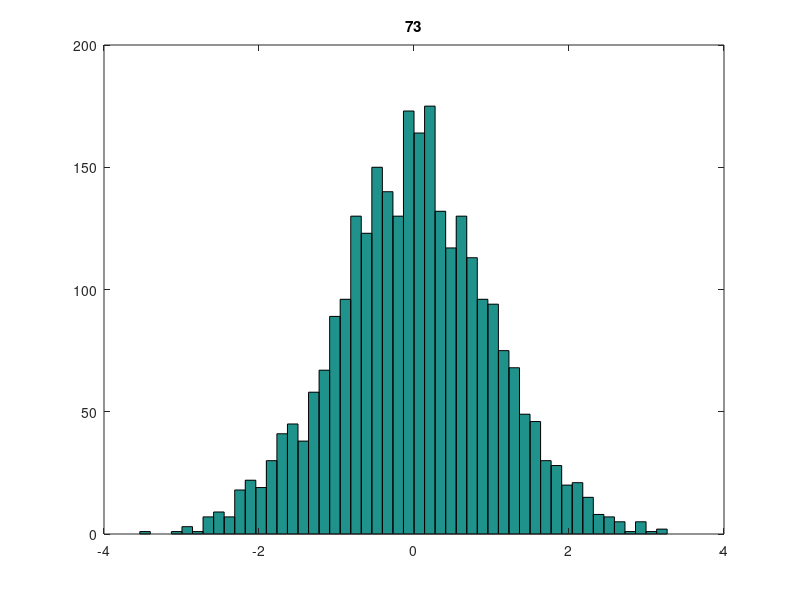

MATLAB code for this plot:
clear all;
load('Mumbai_regression.mat');

% -> see feature 3 and 21

X = normalize(X_train);
figure;
for i = 1:size(X,2) 
   hist(X(:,i), 50);
   title(num2str(i));
   pause;
end